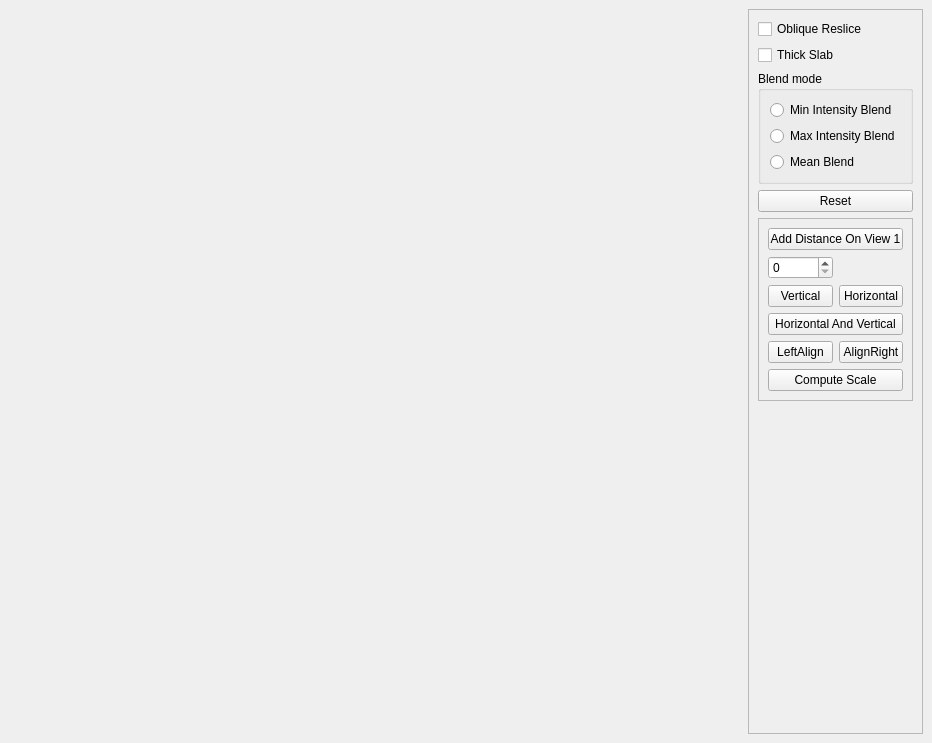
<?xml version="1.0" encoding="UTF-8"?>
<ui version="4.0">
 <class>QtVTKRenderWindow</class>
 <widget class="QMainWindow" name="QtVTKRenderWindow">
  <property name="geometry">
   <rect>
    <x>0</x>
    <y>0</y>
    <width>932</width>
    <height>743</height>
   </rect>
  </property>
  <property name="windowTitle">
   <string>QtVTKRenderWindow</string>
  </property>
  <property name="windowIcon">
   <iconset>
    <normaloff>:/Icons/help.png</normaloff>:/Icons/help.png</iconset>
  </property>
  <property name="iconSize">
   <size>
    <width>22</width>
    <height>22</height>
   </size>
  </property>
  <widget class="QWidget" name="centralwidget">
   <layout class="QGridLayout" name="gridLayout">
    <item row="0" column="0">
     <layout class="QGridLayout" name="gridLayout_2">
      <item row="0" column="0">
       <widget class="VTKQtWidget" name="view" native="true"/>
      </item>
     </layout>
    </item>
    <item row="0" column="1">
     <widget class="QFrame" name="frame">
      <property name="sizePolicy">
       <sizepolicy hsizetype="Minimum" vsizetype="Preferred">
        <horstretch>0</horstretch>
        <verstretch>0</verstretch>
       </sizepolicy>
      </property>
      <property name="maximumSize">
       <size>
        <width>175</width>
        <height>16777215</height>
       </size>
      </property>
      <property name="frameShape">
       <enum>QFrame::StyledPanel</enum>
      </property>
      <property name="frameShadow">
       <enum>QFrame::Raised</enum>
      </property>
      <layout class="QVBoxLayout" name="verticalLayout">
       <item>
        <widget class="QCheckBox" name="resliceModeCheckBox">
         <property name="text">
          <string>Oblique Reslice</string>
         </property>
        </widget>
       </item>
       <item>
        <widget class="QCheckBox" name="thickModeCheckBox">
         <property name="text">
          <string>Thick Slab</string>
         </property>
        </widget>
       </item>
       <item>
        <widget class="QGroupBox" name="blendModeGroupBox">
         <property name="title">
          <string>Blend mode</string>
         </property>
         <layout class="QVBoxLayout" name="verticalLayout_2">
          <item>
           <widget class="QRadioButton" name="radioButton_Min">
            <property name="text">
             <string>Min Intensity Blend</string>
            </property>
           </widget>
          </item>
          <item>
           <widget class="QRadioButton" name="radioButton_Max">
            <property name="text">
             <string>Max Intensity Blend</string>
            </property>
           </widget>
          </item>
          <item>
           <widget class="QRadioButton" name="radioButton_Mean">
            <property name="text">
             <string>Mean Blend</string>
            </property>
           </widget>
          </item>
         </layout>
        </widget>
       </item>
       <item>
        <widget class="QPushButton" name="resetButton">
         <property name="text">
          <string>Reset</string>
         </property>
        </widget>
       </item>
       <item>
        <widget class="QFrame" name="frame_2">
         <property name="frameShape">
          <enum>QFrame::StyledPanel</enum>
         </property>
         <property name="frameShadow">
          <enum>QFrame::Raised</enum>
         </property>
         <layout class="QGridLayout" name="gridLayout_3">
          <item row="1" column="0">
           <widget class="QSpinBox" name="spinBoxCamera"/>
          </item>
          <item row="2" column="0">
           <widget class="QPushButton" name="pushButtonVertical">
            <property name="text">
             <string>Vertical</string>
            </property>
           </widget>
          </item>
          <item row="4" column="1">
           <widget class="QPushButton" name="pushButtonAlignRight">
            <property name="text">
             <string>AlignRight</string>
            </property>
           </widget>
          </item>
          <item row="4" column="0">
           <widget class="QPushButton" name="pushButtonAlignLeft">
            <property name="text">
             <string>LeftAlign</string>
            </property>
           </widget>
          </item>
          <item row="3" column="0" colspan="2">
           <widget class="QPushButton" name="pushButtonHorizontalAndVertical">
            <property name="text">
             <string>Horizontal And Vertical</string>
            </property>
           </widget>
          </item>
          <item row="0" column="0" colspan="2">
           <widget class="QPushButton" name="AddDistance1Button">
            <property name="text">
             <string>Add Distance On View 1</string>
            </property>
           </widget>
          </item>
          <item row="2" column="1">
           <widget class="QPushButton" name="pushButtonHorizontal">
            <property name="text">
             <string>Horizontal</string>
            </property>
           </widget>
          </item>
          <item row="5" column="0" colspan="2">
           <widget class="QPushButton" name="pushButtonComputeScale">
            <property name="text">
             <string>Compute Scale</string>
            </property>
           </widget>
          </item>
         </layout>
        </widget>
       </item>
       <item>
        <spacer name="verticalSpacer">
         <property name="orientation">
          <enum>Qt::Vertical</enum>
         </property>
         <property name="sizeHint" stdset="0">
          <size>
           <width>20</width>
           <height>40</height>
          </size>
         </property>
        </spacer>
       </item>
      </layout>
     </widget>
    </item>
   </layout>
  </widget>
  <action name="actionOpenFile">
   <property name="enabled">
    <bool>true</bool>
   </property>
   <property name="icon">
    <iconset>
     <normaloff>:/Icons/fileopen.png</normaloff>:/Icons/fileopen.png</iconset>
   </property>
   <property name="text">
    <string>Open File...</string>
   </property>
  </action>
  <action name="actionExit">
   <property name="icon">
    <iconset>
     <normaloff>.</normaloff>.</iconset>
   </property>
   <property name="text">
    <string>Exit</string>
   </property>
  </action>
  <action name="actionPrint">
   <property name="icon">
    <iconset>
     <normaloff>:/Icons/print.png</normaloff>:/Icons/print.png</iconset>
   </property>
   <property name="text">
    <string>Print</string>
   </property>
  </action>
  <action name="actionHelp">
   <property name="icon">
    <iconset>
     <normaloff>:/Icons/help.png</normaloff>:/Icons/help.png</iconset>
   </property>
   <property name="text">
    <string>Help</string>
   </property>
  </action>
  <action name="actionSave">
   <property name="icon">
    <iconset>
     <normaloff>:/Icons/filesave.png</normaloff>:/Icons/filesave.png</iconset>
   </property>
   <property name="text">
    <string>Save</string>
   </property>
  </action>
 </widget>
 <customwidgets>
  <customwidget>
   <class>VTKQtWidget</class>
   <extends>QWidget</extends>
   <header>VTKQtWidget.h</header>
  </customwidget>
 </customwidgets>
 <resources>
  <include location="Icons/icons.qrc"/>
 </resources>
 <connections/>
</ui>
